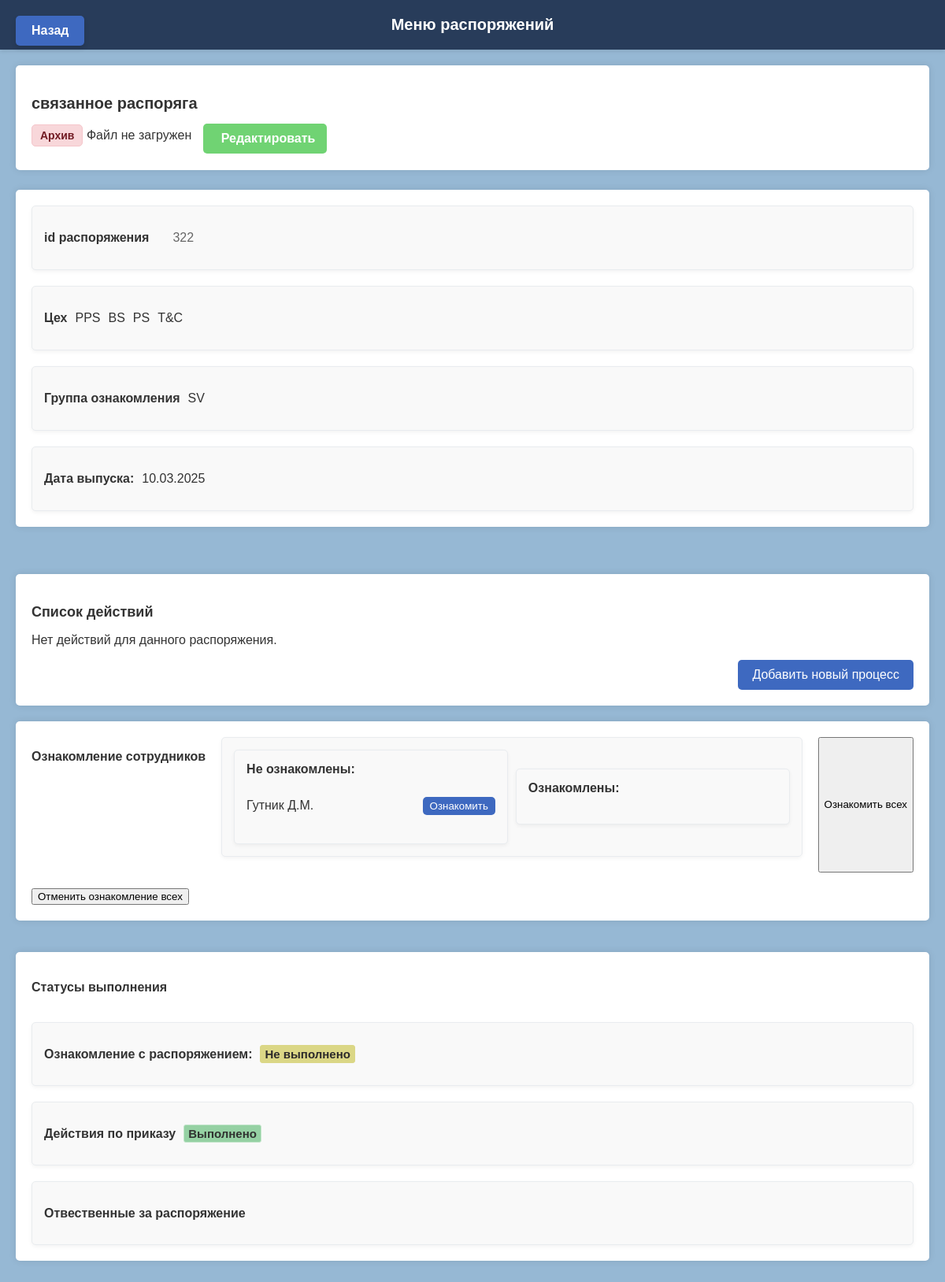
The page /docs/order/5/ on the database its author committed.
### autozavod_app/models.py (models this page shows, shortened)
class Orders(models.Model):
    GROUP_CHOICES = [
        ("ПБ", "Пожарная безопасность"),
        ("ПР", "Промышленная безопасность"),
        ("ОТ", "Охрана труда"),
        ("ЭК", "Экология"),
        ("HR", "HR"),
    ]
    ARCHIVE_CHOICES = [
        ("Y", "Действующий"),
        ("N", "Архив"),
    ]
    name = models.CharField(max_length=100, null=True, blank=True)
    id_doc = models.CharField(max_length=20, null=True, blank=True)
    workshop = models.ManyToManyField(Workshop, blank=True, verbose_name="Цех")
    group = models.CharField(
        max_length=2,
        choices=GROUP_CHOICES,
        null=True,
        blank=True,
        verbose_name="Направление",
    )
    evp_class = models.ManyToManyField(
        EVP_CLASS, blank=True, verbose_name="Группа ознакомления"
    )
    release_date = models.DateField(blank=True, null=True, verbose_name="Дата выпуска")
    mayor = models.ManyToManyField(Stuff, blank=True, verbose_name="Ответственные")
    responsible_not = models.ManyToManyField(
        Stuff,
        blank=True,
        verbose_name="Не ознакомлены",
        related_name="responsible_orders",
    )
    responsible = models.ManyToManyField(
        Stuff,
        blank=True,
        verbose_name="Ознакомлены",
        related_name="responsible_not_orders",
    )
    process = models.ManyToManyField(
        Process, blank=True, verbose_name="Действия к распоряжению"
    )
    status = models.CharField(
        max_length=1,
        choices=ARCHIVE_CHOICES,
        verbose_name="Статус приказа",
        default="Y",
    )
    link = models.FileField(
        upload_to="autozavod_app/media",
        null=True,
        blank=True,
        verbose_name="Загрузка документа",
    )

class Workshop(models.Model):
    workshop_name = models.CharField(max_length=10, null=True, blank=True)
    def __str__(self):
        return self.workshop_name

class EVP_CLASS(models.Model):
    name_evp_class = models.CharField(
        max_length=10, null=True, blank=True
    )  # EVP-Class доступа
    def __str__(self):
        return self.name_evp_class

class Stuff(models.Model):
    ON_LEAVE_CHOICES = [
        ("SVO", "СВО"),
        ("DEC", "Декрет"),
    ]
    name = models.CharField(max_length=50, blank=True)  # ФИО
    position = models.CharField(max_length=100, null=True, blank=True)  # Позиция
    evp_class = models.ManyToManyField(
        EVP_CLASS, blank=True, verbose_name="Группа ознакомления"
    )
    workshop = models.ForeignKey(
        Workshop, on_delete=models.SET_NULL, null=True, blank=True
    )  # К какому цеху прикреплён
    section = models.ForeignKey(Section, on_delete=models.SET_NULL, null=True, blank=True) # Отдел
    id_number = models.IntegerField(null=True, blank=True)  # Табельный номер сотрудника
    status = models.BooleanField(default=True)  # Статус сотрудника работает\нет
    on_leave = models.CharField(
        max_length=3, choices=ON_LEAVE_CHOICES, null=True, blank=True
    )  # Временное отсутсвие СВО\Декрет

### autozavod_app/views.py (the view)
# urls.py: path("docs/order/<int:id>/", views.order_detail, name="order_detail"),
def order_detail(request, id):
    order = get_object_or_404(Orders, id=id)
    processes = order.process.all()
    all_completed_process = all(process.status_procces is True for process in processes)
    return render(
        request,
        "autozavod_app/order_detail.html",
        {"order": order, "all_completed_process": all_completed_process},
    )

### autozavod_app/templates/autozavod_app/order_detail.html (shortened to what this page needs)
{% load static %}
<!DOCTYPE html>
<html lang="ru">
<head>
    <link rel="stylesheet" href="{% static 'autozavod_app/css/detail_info.css' %}">
</head>
<body>
    <a href="{% url 'all_orders' %}" class="back-button">Назад</a>
    <header class="header">
        <h1>Меню распоряжений</h1>
    </header>
    <main>
        <section class="order-info">
            <h2>{{ order.name }}</h2>
            <div class="status">
                {% if order.status == "Y" %}
                    <span class="status-text active">Действующий</span>
                {% else %}
                    <span class="status-text inactive">Архив</span>
                {% endif %}
                {% if order.link %}
                <div>
                    <a href="{{ order.link.url }}" target="_blank" class="btn-pred">Предпросмотр файла</a>
                    {% else %}
                    <span>Файл не загружен</span>
                </div>
                    {% endif %}
                    <a href="{% url 'edit_order' order.id %}" class="edit-button">
                         Редактировать
                    </a>
        </section>
        <section class="details">
            <div class="id_doc">
                <h3>id распоряжения</h3>
                <p class="value">{{ order.id_doc }}</p>
            </div>
            <div class="workshop">
                <h3>Цех</h3>
                {% for workshop in order.workshop.all %}
                <p>{{ workshop }}</p>
                {% endfor %}
            </div>
            <div class="evp_class">
                <h3>Группа ознакомления</h3>
                {% for evp_class in order.evp_class.all %}
                <p>{{ evp_class }}</p>
                {% endfor %}
            </div>
            <div class="date">
                <h3>Дата выпуска:</h3>
                <p>{{ order.release_date|date:"d.m.Y" }}</p>
            </div>
        </section>
        <footer class="actions">
            <h3 class='actions_head'>Список действий</h3>
            {% if order.process.count %}
            <ul>
                {% for process in order.process.all %}
                <div class="process_span">
                    {% for action in process.action.all %}
                        <span>{{ action }}</span>
                    {% endfor %}
                    <span>{{ process.type }}</span>
                    <span>{{ process.name_doc }}</span>
                    {% for action in process.responsible_process.all %}
                        <span>{{ action }}</span>
                    {% endfor %}
                    <span>{{ process.date_deadline|date:"d.m.Y" }}</span>
                    <span>{{ process.release_date|date:"d.m.Y" }}</span>
                    <span>
                        <input type="checkbox" class="status-checkbox" data-process-id="{{ process.id }}"
                               {% if process.status_procces %} checked {% endif %}>
                        {% if process.status_procces %}
                            <span class='process-true'>Выполнен</span>
                        {% else %}
                            <span class='process-false'>Требует действий</span>
                        {% endif %}
                    </span>
                    <span>{{ process.comment }}</span>
                    {% if process.link %}
                        <span> <a href="{{ process.link.url }}" download class="btn btn-download">Скачать</a></span>
                    {% else %}
                        <span class="btn btn-disabled">Файл отсутствует</span>
                    {% endif %}
                    <button class="delete-process-btn" data-process-id="{{ process.id }}" onclick="confirmDelete({{ process.id }})">
                        Удалить
                    </button>
                </div>
                {% endfor %}
            </ul>
            {% else %}
            <p>Нет действий для данного распоряжения. </p>
            {% endif %}
            <button id="add-process-btn" class="add-process-btn" onclick="window.location.href='{% url 'add_process_order' order.id %}'">
                Добавить новый процесс
            </button>
        </footer>
        <section class="details">
            <h3>Ознакомление сотрудников</h3>
            <div class="employee-list">
                <div class="not-acquainted">
                    <h4>Не ознакомлены:</h4>
                    <ul>
                        {% for employee in order.responsible_not.all %}
                            <li>{{ employee.name }}
                                <button onclick="acquaintEmployee({{ employee.id }}, {{ order.id }})">Ознакомить</button>
                            </li>
                        {% endfor %}
                    </ul>
                </div>
                <div class="acquainted">
                    <h4>Ознакомлены:</h4>
                </div>
            </div>
            <button onclick="acquaintAll({{ order.id }})">Ознакомить всех</button>
            <button onclick="unacquaintAll({{ order.id }})">Отменить ознакомление всех</button>
        </section>
        <section class='details'>
            <h3 class='status-details'>Статусы выполнения</h3>
            <div>
                <h3>Ознакомление с распоряжением:</h3>
                {% if order.responsible_not.all %}
                 <span class="process-false">Не выполнено</span>
                 {% else %}
                 <span class="process-true">Выполнено</span>
                 {% endif %}
            </div>
            <div>
                <h3>Действия по приказу</h3>
                {% if all_completed_process %}
                    <span class="process-true">Выполнено</span>
                {% else %}
                    <span class="process-false">Не выполнено</span>
                {% endif %}
            </div>
            <div>
                <h3>Отвественные за распоряжение</h3>
            </div>
        </section>

### autozavod_app/static/autozavod_app/css/detail_info.css (style rules this page uses)
body { font-family: 'Arial', sans-serif; margin: 0; padding: 0; background: rgb(150, 184, 212); color: #333; }
.header { background-color: rgb(40, 60, 90); color: white; padding: 20px; display: flex; justify-content: center; align-items: center; box-shadow: 0 2px 5px rgba(0, 0, 0, 0.1); }
.header h1 { margin: 0; font-size: 20px; text-align: center; }
main { display: flex; flex-direction: column; gap: 20px; padding: 20px; }
.order-info { background-color: #fff; border-radius: 5px; padding: 20px; box-shadow: 0 0 10px rgba(0, 0, 0, 0.1); margin-bottom: 5px; }
.order-info h2 { font-size: 20px; margin-bottom: 5px; color: #333; }
.status { display: flex; justify-content: space-between; margin: 10px 0; }
.status-text { padding: 5px 10px; border-radius: 5px; font-size: 14px; font-weight: bold; display: inline-block; }
.status-text.inactive { background-color: #f8d7da; color: #721c24; border: 1px solid #f5c6cb; }
.details { background-color: #fff; border-radius: 5px; padding: 20px; box-shadow: 0 0 10px rgba(0, 0, 0, 0.1); display: flex; flex-wrap: wrap; gap: 20px; }
.details>div { flex: 1 1 calc(50% - 20px); background-color: #f9f9f9; border: 1px solid #e9ecef; padding: 15px; border-radius: 5px; box-shadow: 0 2px 5px rgba(0, 0, 0, 0.05); display: flex; justify-content: flex-start; align-items: center; gap: 10px; }
.details h3 { margin: 5; margin-bottom: 15px; font-size: 16px; color: #333; flex-shrink: 0; }
.details .value { margin-left: 20px; font-size: 16px; color: #666; white-space: nowrap; }
.actions { background-color: #fff; border-radius: 5px; padding: 20px; box-shadow: 0 0 10px rgba(0, 0, 0, 0.1); }
.actions h3 { font-size: 18px; margin-bottom: 10px; }
footer { margin-top: 20px; }
.actual, .status { display: inline-block; margin-right: 10px; vertical-align: middle; }
.back-button { position: absolute; top: 20px; left: 20px; padding: 10px 20px; background-color: #3e69c0; color: white; border: none; border-radius: 5px; font-size: 16px; cursor: pointer; box-shadow: 0 4px 6px rgba(0, 0, 0, 0.1); transition: background-color 0.3s ease; }
.process-true { background-color: #95d1a3 !important; color: #303230; border: 1px solid #c3e6cb !important; padding: 5px; border-radius: 3px; display: inline-block; }
.process-false { background-color: #dbd786 !important; color: #2c2a2a; border: 1px solid #dbd786 !important; padding: 5px; border-radius: 3px; display: inline-block; }
.employee-list { display: flex; gap: 20px; margin-bottom: 20px; }
.not-acquainted, .acquainted { flex: 1; background-color: #f9f9f9; border: 1px solid #e9ecef; padding: 15px; border-radius: 5px; box-shadow: 0 2px 5px rgba(0, 0, 0, 0.05); }
.employee-list h4 { margin-top: 0; }
.employee-list ul { list-style: none; padding: 0; }
.employee-list li { display: flex; justify-content: space-between; align-items: center; padding: 5px 0; }
.employee-list button { padding: 4px 9px; background-color: #3e69c0; color: white; border: none; border-radius: 5px; cursor: pointer; }
.status-details { width: 100%; }
.process-true { color: green; font-weight: bold; }
.process-false { color: rgb(220, 109, 109); font-weight: bold; }
.details { margin-bottom: 20px; }
.employee-list { display: flex; justify-content: space-between; padding: 10px; }
.add-process-btn { background-color: #3e69c0; color: white; border: none; border-radius: 5px; padding: 10px 18px; font-size: 16px; margin-top: 10px; cursor: pointer; transition: background-color 0.3s ease; margin-left: auto; display: block; }
.process-true, .process-false { padding: 2px 5px; border-radius: 3px; display: inline-block; font-size: 15px; box-sizing: border-box; }
.process-true { background-color: #95d1a3 !important; color: #303230; border: 1px solid #c3e6cb !important; }
.process-false { background-color: #dbd786 !important; color: #2c2a2a; border: 1px solid #dbd786 !important; }
a { display: inline-block; padding: 10px 15px; font-size: 16px; font-weight: bold; color: #ffffff; background-color: #3880cd; text-decoration: none; border-radius: 5px; transition: all 0.3s ease-in-out; }
.edit-button { background-color: #70d373; color: white; padding: 10px 15px; border: none; border-radius: 5px; text-decoration: none; font-size: 16px; cursor: pointer; display: inline-flex; align-items: center; gap: 8px; }

### rows shown on the page
Orders: name "связанное распоряга", id_doc "322", release_date "10.03.2025"
Workshop: workshop_name "PPS"
Workshop: workshop_name "BS"
Workshop: workshop_name "PS"
Workshop: workshop_name "T&C"
EVP_CLASS: name_evp_class "SV"
Stuff: name "Гутник Д.М."
